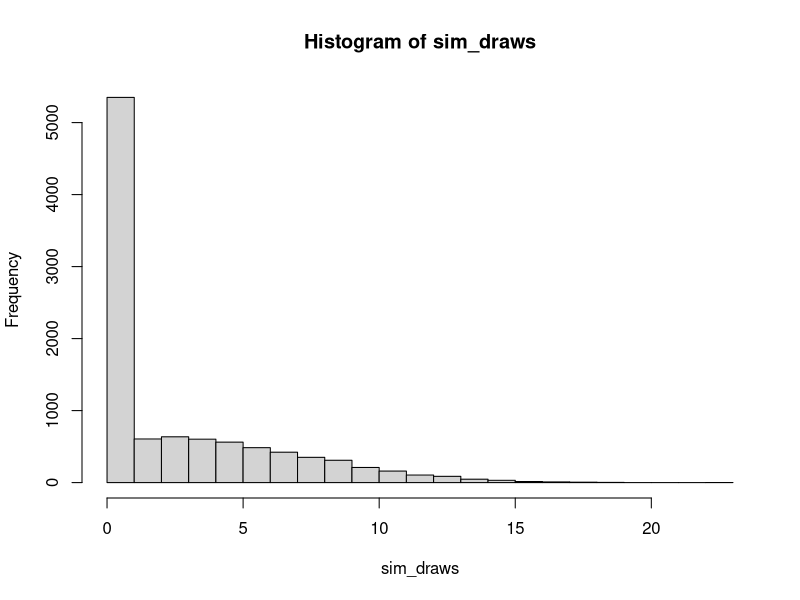

R code for this plot:
## ---- chunk 1
knitr::opts_chunk$set(echo = TRUE)
## ---- chunk 2
N <- 10000 #Number of simulated games until the rack is playable
opponents <- 1 #Max number of players is 4 according to the game
sim_draws <- matrix(0,1,N)

for (a in 1:N){

  Pool <- c(1:106)
  Rack <- sample(x = Pool, size = 14)
  Pool <- Pool[!Pool %in% Rack] #Remove Rack from Pool
  
  oppDraws <- sample(x=Pool,size = 14*opponents)
  Pool <- Pool[!Pool %in% oppDraws] #Remove oppDraws from Pool
  
  mRack <- matrix(0, 4, 13)
  wild <- 0
  total <- 0
  draws <- 0
  
  #Count the number of wilds in rack
  for (i in 1:length(Rack)){ 
    if ( Rack[i] > 104 ){
      wild <- wild + 1
      }
  }

#The first thing to note in the following chunk of code is how I chose to assign the numbers 1:106 to the matrix mRack. Each row of the matrix represents a color and each column represents the number. So, each if-statement in the for-loop represents a different color. As can be seen, there are 26 values is each section. To make my life easier, I assigned the numbers 1:26 to tile numbers in the following way: [1,1,2,2,3,3,4,4,...]. By doing this, I was able to use the ceiling function to add tiles to the proper spot in the matrix. 

  #Count number of each tile in the player's rack
  for (i in 1:length(Rack)){ 
    if ( Rack[i] < 27 ){
      mRack[1,ceiling(Rack[i]/2)] <- mRack[1,ceiling(Rack[i]/2)] + 1 
    }
    else if ( Rack[i] < 53 ){
      mRack[2,ceiling((Rack[i]-26)/2)] <- mRack[2,ceiling((Rack[i]-26)/2)] + 1
    }
    else if ( Rack[i] < 79 ){
      mRack[3,ceiling((Rack[i]-52)/2)] <- mRack[3,ceiling((Rack[i]-52)/2)] + 1
    }
    else if ( Rack[i] < 105 ){
      mRack[4,ceiling((Rack[i]-78)/2)] <- mRack[4,ceiling((Rack[i]-78)/2)] + 1
    }
  }

#This snippet of code will emphasise the method I used throughout the entire simulation in order to search for sets, add their total, and then remove them from the player's rack. By checking whether or not a column has values greater than 1 in it, I get a vector of true and false values. When I put the sum function on that vector, it forces R to change the values from boolean to 0's and 1's. This allows for me to count how many colors of the same number I have. If there are 3 or 4 tiles that have different colors and are the same number, then I add thier values to the total and use that same vector of booleans to remove those tiles from the player's rack. Even if the player doesn't have 30, those tiles are still removed and added to the total. As stated earlier, this is one of the assumptions that was necessary to keep this simulation manageable.

  #Check to see if starting rack is playable
  
  #Check for Number Sets without Wilds
  for (i in 13:1){
    if (sum(mRack[,i]>0)==4){ 
      total <- total + 4*i
      mRack[,i]<-mRack[,i] - (mRack[,i]>0)
    }
    else if (sum(mRack[,i]>0)==3){ 
      total <- total + 3*i
      mRack[,i]<-mRack[,i] - (mRack[,i]>0)
    }
  }

#The same methodology we used to look at number sets is used to look for runs. However, since there are many more numbers than their are colors, this method requires slightly more careful indexing. The process continues until we have checked all of our options and we need to start drawing more tiles.

  #Check for runs of 5 without wilds
  for (j in 1:4){
    for(i in 13:5){
      if (sum(mRack[j,(i-4):i]>0)==5){
        total <- total + 5*i - 10
        mRack[j,(i-4):i] <- mRack[j,(i-4):i] - (mRack[j,(i-4):i]>0)
      }
    }
  }
  
  #Check for runs of 4 without wilds
  for (j in 1:4){
    for(i in 13:4){
      if (sum(mRack[j,(i-3):i]>0)==4){
        total <- total + 4*i - 6
        mRack[j,(i-3):i] <- mRack[j,(i-3):i] - (mRack[j,(i-3):i]>0)
      }
    }
  }
  
  #Check for runs of 3 without wilds
  for (j in 1:4){
    for(i in 13:3){
      if (sum(mRack[j,(i-2):i]>0)==3){
        total <- total + 3*i - 3
        mRack[j,(i-2):i] <- mRack[j,(i-2):i] - (mRack[j,(i-2):i]>0)
      }
    }
  }

#I also want to take a quick moment to show the next for-loop which looks for number sets wile using wild cards. Now, it's the number of instances in a column that have a value greater than one *plus* the number of wild cards the player has. We also have to be careful with how we choose to remove wild cards from the player, as they may have more wild cards than is necessary to make the set. We didn't allow for wilds to be used to make sets of 4, which could also lead to more draws under very rare conditions.

  #Check for Number sets with wilds
  for (i in 13:1){ #Index backwards to use wilds on larger sets
    if (sum(mRack[,i]>0)+wild>2){ 
      total <- total + 3*i
      wild <- wild - (3 - sum(mRack[,i]>0))
      mRack[,i]<-mRack[,i] - (mRack[,i]>0)
    }
  }
  
  #Check for runs of 5 with wilds
  for (j in 1:4){
    for(i in 13:5){
      if (sum(mRack[j,(i-4):i]>0)+wild > 4){
        total <- total + 5*i - 10
        wild <- wild - (5 - sum(mRack[j,(i-4):i]>0))
        mRack[j,(i-4):i] <- mRack[j,(i-4):i] - (mRack[j,(i-4):i]>0)
      }
    }
  }
  
  #Check for runs of 4 with wilds
  for (j in 1:4){
    for(i in 13:4){
      if (sum(mRack[j,(i-3):i]>0)+wild > 3){
        total <- total + 4*i - 6
        wild <- wild - (4 - sum(mRack[j,(i-3):i]>0))
        mRack[j,(i-3):i] <- mRack[j,(i-3):i] - (mRack[j,(i-3):i]>0)
      }
    }
  }
  
  #Check for runs of 3 with wilds
  for (j in 1:4){
    for(i in 13:3){
      if (sum(mRack[j,(i-2):i]>0)+wild > 2){
        total <- total + 3*i - 3
        wild <- wild - (3 - sum(mRack[j,(i-2):i]>0))
        mRack[j,(i-2):i] <- mRack[j,(i-2):i] - (mRack[j,(i-2):i]>0)
      }
    }
  }

#Once the first searches have been completed, we can now enter the loop if our total isn't greater than 30. The only thing different that happens in the loop is that every time we pass through it, we add one to our "draws" counter. Additionally, you can see that we have our player draw a tile from the pool and then the opponents draw from the pool.
  
  #Loop while total < 30 & length(Pool)>0
  while(total<30){
    
    #Draw another tile
    draws <- draws + 1
    newTile <- sample(x = Pool, size = 1)
    Pool <- Pool[!Pool %in% newTile] #Remove newTile from Pool
    
    newOppTiles <- sample(x = Pool, size = opponents)
    Pool <- Pool[!Pool %in% newOppTiles] #Remove newOppTiles from Pool
    
    #Add a wild if the newTile is one
     
    if ( newTile > 104 ){
      wild <- wild + 1
    }
  
    
    #Add newTile to the player's rack
    if ( newTile < 27 ){
      mRack[1,ceiling(newTile/2)] <- mRack[1,ceiling(newTile/2)] + 1 
    }
    else if ( newTile < 53 ){
      mRack[2,ceiling((newTile-26)/2)] <- mRack[2,ceiling((newTile-26)/2)] + 1
    }
    else if ( newTile < 79 ){
      mRack[3,ceiling((newTile-52)/2)] <- mRack[3,ceiling((newTile-52)/2)] + 1
    }
    else if ( newTile < 105 ){
      mRack[4,ceiling((newTile-78)/2)] <- mRack[4,ceiling((newTile-78)/2)] + 1
    }
    
    
    #Check for Number Sets without Wilds
    for (i in 13:1){
      if (sum(mRack[,i]>0)==4){ 
        total <- total + 4*i
        mRack[,i]<-mRack[,i] - (mRack[,i]>0)
      }
      else if (sum(mRack[,i]>0)==3){ 
        total <- total + 3*i
        mRack[,i]<-mRack[,i] - (mRack[,i]>0)
      }
    }
    
    #Check for runs of 5 without wilds
    for (j in 1:4){
      for(i in 13:5){
        if (sum(mRack[j,(i-4):i]>0)==5){
          total <- total + 5*i - 10
          mRack[j,(i-4):i] <- mRack[j,(i-4):i] - (mRack[j,(i-4):i]>0)
        }
      }
    }
    
    #Check for runs of 4 without wilds
    for (j in 1:4){
      for(i in 13:4){
        if (sum(mRack[j,(i-3):i]>0)==4){
          total <- total + 4*i - 6
          mRack[j,(i-3):i] <- mRack[j,(i-3):i] - (mRack[j,(i-3):i]>0)
        }
      }
    }
    
    #Check for runs of 3 without wilds
    for (j in 1:4){
      for(i in 13:3){
        if (sum(mRack[j,(i-2):i]>0)==3){
          total <- total + 3*i - 3
          mRack[j,(i-2):i] <- mRack[j,(i-2):i] - (mRack[j,(i-2):i]>0)
        }
      }
    }
    
    #Check for Number sets with wilds
    for (i in 13:1){ #Index backwards to use wilds on larger sets
      if (sum(mRack[,i]>0)+wild>2){ 
        total <- total + 3*i
        wild <- wild - (3 - sum(mRack[,i]>0))
        mRack[,i]<-mRack[,i] - (mRack[,i]>0)
      }
    }
    
    #Check for runs of 5 with wilds
    for (j in 1:4){
      for(i in 13:5){
        if (sum(mRack[j,(i-4):i]>0)+wild > 4){
          total <- total + 5*i - 10
          wild <- wild - (5 - sum(mRack[j,(i-4):i]>0))
          mRack[j,(i-4):i] <- mRack[j,(i-4):i] - (mRack[j,(i-4):i]>0)
        }
      }
    }
    
    #Check for runs of 4 with wilds
    for (j in 1:4){
      for(i in 13:4){
        if (sum(mRack[j,(i-3):i]>0)+wild > 3){
          total <- total + 4*i - 6
          wild <- wild - (4 - sum(mRack[j,(i-3):i]>0))
          mRack[j,(i-3):i] <- mRack[j,(i-3):i] - (mRack[j,(i-3):i]>0)
        }
      }
    }
    
    #Check for runs of 3 with wilds
    for (j in 1:4){
      for(i in 13:3){
        if (sum(mRack[j,(i-2):i]>0)+wild > 2){
          total <- total + 3*i - 3
          wild <- wild - (3 - sum(mRack[j,(i-2):i]>0))
          mRack[j,(i-2):i] <- mRack[j,(i-2):i] - (mRack[j,(i-2):i]>0)
        }
      }
    }
    if (length(Pool)==0){
      break
    }
  }
  sim_draws[a] <- draws
}
## ---- chunk 3
hist(sim_draws, breaks = (max(sim_draws)-1))
## ---- chunk 4
mean(sim_draws)
max(sim_draws)
## ---- chunk 5
sum(sim_draws==0)/N
## ---- chunk 6
z <- 5
z-2:5
(z-2):5
